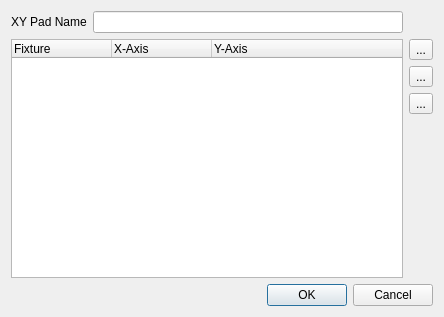
<?xml version="1.0" encoding="UTF-8"?>
<ui version="4.0">
 <class>VCXYPadProperties</class>
 <widget class="QDialog" name="VCXYPadProperties">
  <property name="geometry">
   <rect>
    <x>0</x>
    <y>0</y>
    <width>444</width>
    <height>317</height>
   </rect>
  </property>
  <property name="windowTitle">
   <string>XY Pad Properties</string>
  </property>
  <layout class="QGridLayout" name="gridLayout">
   <item row="0" column="0">
    <widget class="QLabel" name="m_nameLabel">
     <property name="text">
      <string>XY Pad Name</string>
     </property>
    </widget>
   </item>
   <item row="0" column="1">
    <widget class="QLineEdit" name="m_nameEdit">
     <property name="toolTip">
      <string>The name of this XY Pad</string>
     </property>
    </widget>
   </item>
   <item row="1" column="0" colspan="2">
    <widget class="QTreeWidget" name="m_tree">
     <property name="toolTip">
      <string>List of fixtures that are controlled by this pad</string>
     </property>
     <property name="showDropIndicator" stdset="0">
      <bool>false</bool>
     </property>
     <property name="alternatingRowColors">
      <bool>true</bool>
     </property>
     <property name="selectionMode">
      <enum>QAbstractItemView::ExtendedSelection</enum>
     </property>
     <property name="rootIsDecorated">
      <bool>false</bool>
     </property>
     <property name="itemsExpandable">
      <bool>false</bool>
     </property>
     <property name="allColumnsShowFocus">
      <bool>true</bool>
     </property>
     <property name="expandsOnDoubleClick">
      <bool>false</bool>
     </property>
     <column>
      <property name="text">
       <string>Fixture</string>
      </property>
     </column>
     <column>
      <property name="text">
       <string>X-Axis</string>
      </property>
     </column>
     <column>
      <property name="text">
       <string>Y-Axis</string>
      </property>
     </column>
    </widget>
   </item>
   <item row="1" column="2">
    <layout class="QVBoxLayout" name="verticalLayout">
     <item>
      <widget class="QToolButton" name="m_addButton">
       <property name="toolTip">
        <string>Add fixture(s) to the pad</string>
       </property>
       <property name="text">
        <string notr="true">...</string>
       </property>
       <property name="icon">
        <iconset resource="main.qrc">
         <normaloff>:/edit_add.png</normaloff>:/edit_add.png</iconset>
       </property>
       <property name="iconSize">
        <size>
         <width>26</width>
         <height>26</height>
        </size>
       </property>
      </widget>
     </item>
     <item>
      <widget class="QToolButton" name="m_removeButton">
       <property name="toolTip">
        <string>Remove selected fixture(s) from the pad</string>
       </property>
       <property name="text">
        <string notr="true">...</string>
       </property>
       <property name="icon">
        <iconset resource="main.qrc">
         <normaloff>:/edit_remove.png</normaloff>:/edit_remove.png</iconset>
       </property>
       <property name="iconSize">
        <size>
         <width>26</width>
         <height>26</height>
        </size>
       </property>
      </widget>
     </item>
     <item>
      <widget class="QToolButton" name="m_editButton">
       <property name="toolTip">
        <string>Edit the selected fixture's axis</string>
       </property>
       <property name="text">
        <string notr="true">...</string>
       </property>
       <property name="icon">
        <iconset resource="main.qrc">
         <normaloff>:/edit.png</normaloff>:/edit.png</iconset>
       </property>
       <property name="iconSize">
        <size>
         <width>26</width>
         <height>26</height>
        </size>
       </property>
      </widget>
     </item>
     <item>
      <spacer name="verticalSpacer">
       <property name="orientation">
        <enum>Qt::Vertical</enum>
       </property>
       <property name="sizeHint" stdset="0">
        <size>
         <width>20</width>
         <height>40</height>
        </size>
       </property>
      </spacer>
     </item>
    </layout>
   </item>
   <item row="2" column="0" colspan="3">
    <widget class="QDialogButtonBox" name="m_buttonBox">
     <property name="orientation">
      <enum>Qt::Horizontal</enum>
     </property>
     <property name="standardButtons">
      <set>QDialogButtonBox::Cancel|QDialogButtonBox::Ok</set>
     </property>
    </widget>
   </item>
  </layout>
 </widget>
 <resources>
  <include location="main.qrc"/>
 </resources>
 <connections>
  <connection>
   <sender>m_buttonBox</sender>
   <signal>accepted()</signal>
   <receiver>VCXYPadProperties</receiver>
   <slot>accept()</slot>
   <hints>
    <hint type="sourcelabel">
     <x>257</x>
     <y>307</y>
    </hint>
    <hint type="destinationlabel">
     <x>157</x>
     <y>274</y>
    </hint>
   </hints>
  </connection>
  <connection>
   <sender>m_buttonBox</sender>
   <signal>rejected()</signal>
   <receiver>VCXYPadProperties</receiver>
   <slot>reject()</slot>
   <hints>
    <hint type="sourcelabel">
     <x>325</x>
     <y>307</y>
    </hint>
    <hint type="destinationlabel">
     <x>286</x>
     <y>274</y>
    </hint>
   </hints>
  </connection>
  <connection>
   <sender>m_addButton</sender>
   <signal>clicked()</signal>
   <receiver>VCXYPadProperties</receiver>
   <slot>slotAddClicked()</slot>
   <hints>
    <hint type="sourcelabel">
     <x>418</x>
     <y>47</y>
    </hint>
    <hint type="destinationlabel">
     <x>438</x>
     <y>15</y>
    </hint>
   </hints>
  </connection>
  <connection>
   <sender>m_removeButton</sender>
   <signal>clicked()</signal>
   <receiver>VCXYPadProperties</receiver>
   <slot>slotRemoveClicked()</slot>
   <hints>
    <hint type="sourcelabel">
     <x>422</x>
     <y>92</y>
    </hint>
    <hint type="destinationlabel">
     <x>439</x>
     <y>87</y>
    </hint>
   </hints>
  </connection>
  <connection>
   <sender>m_editButton</sender>
   <signal>clicked()</signal>
   <receiver>VCXYPadProperties</receiver>
   <slot>slotEditClicked()</slot>
   <hints>
    <hint type="sourcelabel">
     <x>430</x>
     <y>168</y>
    </hint>
    <hint type="destinationlabel">
     <x>416</x>
     <y>159</y>
    </hint>
   </hints>
  </connection>
  <connection>
   <sender>m_tree</sender>
   <signal>currentItemChanged(QTreeWidgetItem*,QTreeWidgetItem*)</signal>
   <receiver>VCXYPadProperties</receiver>
   <slot>slotSelectionChanged(QTreeWidgetItem*)</slot>
   <hints>
    <hint type="sourcelabel">
     <x>161</x>
     <y>162</y>
    </hint>
    <hint type="destinationlabel">
     <x>3</x>
     <y>154</y>
    </hint>
   </hints>
  </connection>
  <connection>
   <sender>m_tree</sender>
   <signal>itemDoubleClicked(QTreeWidgetItem*,int)</signal>
   <receiver>VCXYPadProperties</receiver>
   <slot>slotEditClicked()</slot>
   <hints>
    <hint type="sourcelabel">
     <x>30</x>
     <y>74</y>
    </hint>
    <hint type="destinationlabel">
     <x>4</x>
     <y>73</y>
    </hint>
   </hints>
  </connection>
 </connections>
 <slots>
  <slot>slotAddClicked()</slot>
  <slot>slotRemoveClicked()</slot>
  <slot>slotEditClicked()</slot>
  <slot>slotSelectionChanged(QTreeWidgetItem*)</slot>
  <slot>slotItemDoubleClicked(QTreeWidgetItem*)</slot>
 </slots>
</ui>
